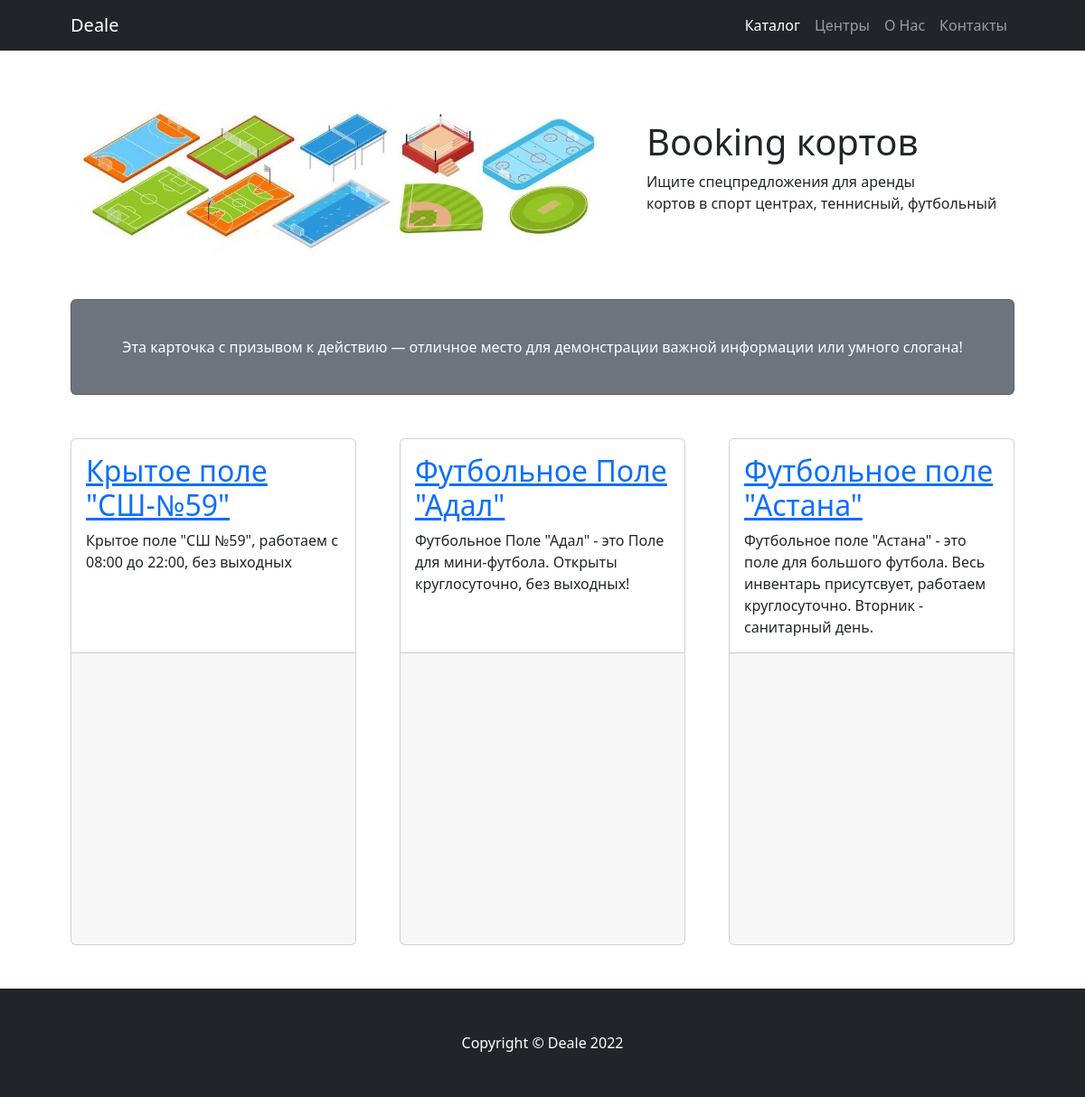
The page / on the database its author committed.
### main/models.py (models this page shows, shortened)
class Company(models.Model):
    name = models.CharField(max_length=50, name="", default="", )
    description = models.TextField()
    phone = PhoneNumberField(null=False, blank=False, unique=False, region='RU')
    address = models.TextField(help_text="В google maps найти вашу компанию и вставить src ссылку")

### main/views.py (the view)
# urls.py: path('', views.index),
def index(request):
    companies = Company.objects.all()
    return render(request, 'index.html', {'companies': companies})

### main/templates/main/index.html (shortened to what this page needs)
{% extends 'main/layout.html' %}
{% block description %}
    {% for i in companies %}
    <div class="col-md-4 mb-5">
        <div class="card h-100">
                <div class="card-body">
                    <h2 class="card-title"><a href="/company">{{i.name}}</a></h2>
                    <p class="card-text">{{i.description}}</p>
                </div>
            <div class="card-footer text-center">
                <iframe src="{{i.address}}" max-width="400" height="300" style="border:0;" allowfullscreen="" loading="lazy"></iframe>
            </div>
        </div>
    </div>
    {% endfor %}
{% endblock %}

### main/templates/main/layout.html (shortened to what this page needs)
{% load static %}
<!doctype html>
<html lang="en">
<head>
    <link rel="stylesheet" href="https://cdn.jsdelivr.net/npm/bootstrap@5.2.0/dist/css/bootstrap.min.css"
>
    <link rel="stylesheet" href="https://cdn.jsdelivr.net/npm/bootstrap-icons@1.9.1/font/bootstrap-icons.css">
    <link rel="stylesheet" href="{% static 'main/css/main.css'%}">
</head>
<body>
    <nav class="navbar navbar-expand-lg navbar-dark bg-dark">
        <div class="container px-5">
            <a class="navbar-brand" href="">Deale</a>
            <div class="collapse navbar-collapse" id="navbarSupportedContent">
                <ul class="navbar-nav ms-auto mb-2 mb-lg-0">
                    <li class="nav-item"><a class="nav-link active" aria-current="page" href="#!">Каталог</a></li>
                    <li class="nav-item"><a class="nav-link" href="#!">Центры</a></li>
                    <li class="nav-item"><a class="nav-link" href="#!">О Нас</a></li>
                    <li class="nav-item"><a class="nav-link" href="#!">Контакты</a></li>
                </ul>
            </div>
        </div>
    </nav>
    <div class="container px-4 px-lg-5">
        <div class="row gx-4 gx-lg-5 align-items-center my-5">
            <div class="col-lg-7"><img class="img-fluid rounded mb-4 mb-lg-0" src="{% static 'img/d498d087a73eb74f8ded828d9c00b549.jpg' %}" alt="..." /></div>
            <div class="col-lg-5">
                <h1 class="font-weight-light">Booking кортов</h1>
                <p>Ищите спецпредложения для аренды <br/>кортов в спорт центрах, теннисный, футбольный</p>
            </div>
        </div>
        <div class="card text-white bg-secondary my-5 py-4 text-center">
            <div class="card-body"><p class="text-white m-0">Эта карточка с призывом к действию — отличное место для демонстрации важной информации или умного слогана!</p></div>
        </div>
        <div class="row gx-4 gx-lg-5">
            {% block description %}
            {% endblock %}
        </div>
    </div>
    <footer class="py-5 bg-dark">
        <div class="container px-4 px-lg-5"><p class="m-0 text-center text-white">Copyright &copy; Deale 2022</p></div>
    </footer>
</body>
</html>

### rows shown on the page
Company: name "Крытое поле \"СШ-№59\"", description "Крытое поле \"СШ №59\", работаем с 08:00 до 22:00, без выходных"
Company: name "Футбольное Поле \"Адал\"", description "Футбольное Поле \"Адал\" - это Поле для мини-футбола. Открыты круглосуточно, без выходных!"
Company: name "Футбольное поле \"Астана\"", description "Футбольное поле \"Астана\" - это поле для большого футбола. Весь инвентарь присутсвует, работаем круглосуточно. Вторник - санитарный день."
